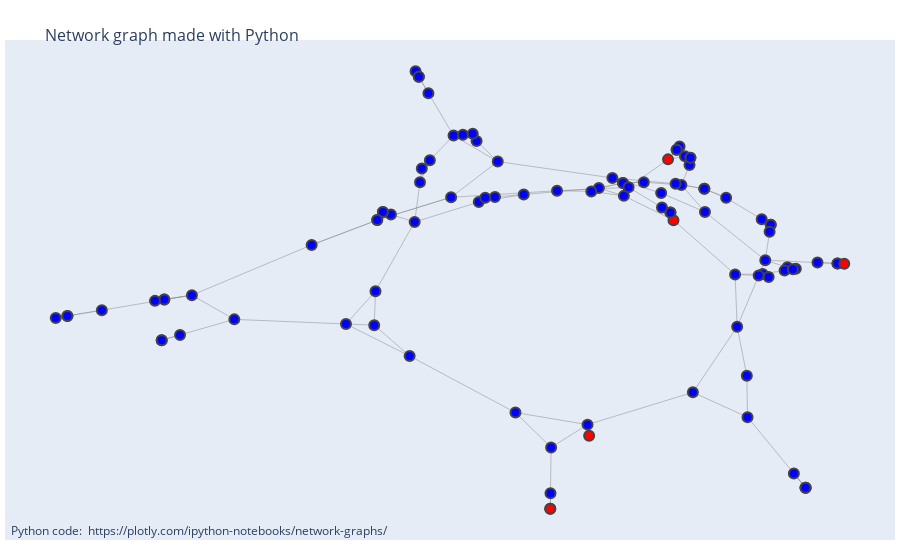

Notebook source saved alongside this figure:
### Code cell
G = nx.relaxed_caveman_graph(25, 4, 0.25, seed=42)
initial_infection(G, .05)
plot_infection(G)

### Figure 1 — Plotly figure (JSON) as saved in the notebook; plotly's stock layout.template omitted (floating-point values rounded to 4 significant figures; data arrays with more than 128 entries replaced by an {"elided": "..."} marker saying what was removed)
{"data": [{"hoverinfo": "none", "line": {"color": "#888", "width": 0.5}, "mode": "lines", "type": "scatter", "x": {"elided": "450 float values"}, "y": {"elided": "450 float values"}}, {"hoverinfo": "text", "marker": {"color": ["blue", "blue", "blue", "blue", "blue", "blue", "blue", "red", "blue", "blue", "blue", "blue", "blue", "blue", "blue", "blue", "blue", "blue", "blue", "blue", "blue", "blue", "blue", "blue", "blue", "blue", "blue", "blue", "blue", "blue", "blue", "blue", "blue", "blue", "blue", "blue", "blue", "blue", "blue", "red", "blue", "blue", "blue", "blue", "blue", "blue", "blue", "blue", "blue", "blue", "blue", "red", "blue", "blue", "blue", "blue", "blue", "blue", "blue", "blue", "blue", "blue", "blue", "blue", "blue", "blue", "blue", "blue", "blue", "blue", "blue", "blue", "blue", "blue", "blue", "blue", "blue", "blue", "blue", "blue", "blue", "blue", "blue", "blue", "red", "blue", "blue", "blue", "blue", "blue", "blue", "blue", "blue", "blue", "blue", "blue", "blue", "red", "blue", "blue"], "line": {"width": 2}, "size": 10}, "mode": "markers", "text": ["Infected: True", "Infected: True", "Infected: True", "Infected: True", "Infected: True", "Infected: True", "Infected: True", "Infected: True", "Infected: True", "Infected: True", "Infected: True", "Infected: True", "Infected: True", "Infected: True", "Infected: True", "Infected: True", "Infected: True", "Infected: True", "Infected: True", "Infected: True", "Infected: True", "Infected: True", "Infected: True", "Infected: True", "Infected: True", "Infected: True", "Infected: True", "Infected: True", "Infected: True", "Infected: True", "Infected: True", "Infected: True", "Infected: True", "Infected: True", "Infected: True", "Infected: True", "Infected: True", "Infected: True", "Infected: True", "Infected: True", "Infected: True", "Infected: True", "Infected: True", "Infected: True", "Infected: True", "Infected: True", "Infected: True", "Infected: True", "Infected: True", "Infected: True", "Infected: True", "Infected: True", "Infected: True", "Infected: True", "Infected: True", "Infected: True", "Infected: True", "Infected: True", "Infected: True", "Infected: True", "Infected: True", "Infected: True", "Infected: True", "Infected: True", "Infected: True", "Infected: True", "Infected: True", "Infected: True", "Infected: True", "Infected: True", "Infected: True", "Infected: True", "Infected: True", "Infected: True", "Infected: True", "Infected: True", "Infected: True", "Infected: True", "Infected: True", "Infected: True", "Infected: True", "Infected: True", "Infected: True", "Infected: True", "Infected: True", "Infected: True", "Infected: True", "Infected: True", "Infected: True", "Infected: True", "Infected: True", "Infected: True", "Infected: True", "Infected: True", "Infected: True", "Infected: True", "Infected: True", "Infected: True", "Infected: True", "Infected: True"], "type": "scatter", "x": [-0.2723, -0.3184, -0.334, -0.334, 0.4089, -0.008823, -0.008411, -0.008823, 0.4019, 0.4194, 0.4194, 0.4173, 0.3502, 0.4038, 0.396, 0.4154, -0.06039, -0.1477, -0.1162, -0.1351, 0.4644, 0.4872, 0.4872, 0.4872, -0.2455, -0.2705, -0.2642, -0.2642, -0.1109, -0.1967, -0.152, -0.1785, 0.2459, -0.2584, -0.2428, -0.2619, 0.5492, 0.5104, 0.5492, 0.5623, -0.88, -0.9469, -0.9695, -0.9469, -0.345, -0.2015, -0.4724, -0.345, 0.06358, -0.07641, -0.007193, 0.0667, 0.3744, 0.2683, 0.3542, 0.373, 0.1324, 0.1324, 0.08562, 0.1729, -0.3508, -0.3484, -0.4057, -0.282, 0.4518, 0.4464, 0.4682, 0.4627, 0.1342, 0.1433, 0.07089, 0.004312, -0.705, -0.7587, -0.7587, -0.7768, -0.6226, -0.7637, -0.728, -0.7637, 0.2529, 0.2617, 0.2634, 0.2634, 0.22, 0.2424, 0.2367, 0.2367, 0.2905, 0.3328, 0.2346, 0.2905, 0.1119, 0.2917, -0.1594, 0.2066, 0.2246, 0.2305, 0.2246, 0.2082], "y": [0.1235, 0.1526, 0.1625, 0.1625, -0.02614, -1, -0.939, -1.0, 0.1343, 0.113, 0.113, 0.08481, -0.08195, -0.07991, -0.08637, -0.09198, 0.2312, 0.2017, 0.2216, 0.2183, -0.8617, -0.9177, -0.9177, -0.9177, 0.6282, 0.714, 0.6922, 0.6922, 0.3602, 0.4619, 0.4405, 0.4654, 0.2684, 0.3326, 0.3654, 0.2795, -0.03918, -0.03556, -0.03918, -0.04041, -0.2221, -0.2447, -0.2524, -0.2447, 0.131, 0.2204, 0.03357, 0.131, -0.6705, -0.6233, -0.7597, -0.714, -0.6412, -0.544, -0.2871, -0.4787, 0.2762, 0.2762, 0.2562, 0.2793, -0.2808, -0.1475, -0.2762, -0.4016, -0.05426, -0.06655, -0.05965, -0.0614, 0.2258, 0.2592, 0.2433, 0.2459, -0.1633, -0.1799, -0.1799, -0.1856, -0.2581, -0.3397, -0.319, -0.3397, 0.3807, 0.3466, 0.3751, 0.3751, 0.3688, 0.4191, 0.4063, 0.4063, 0.2533, 0.2181, 0.2731, 0.2533, 0.296, 0.163, 0.4692, 0.2367, 0.1604, 0.1306, 0.1604, 0.1804]}], "layout": {"annotations": [{"showarrow": false, "text": "Python code: <a href='https://plotly.com/ipython-notebooks/network-graphs/'> https://plotly.com/ipython-notebooks/network-graphs/</a>", "x": 0.005, "xref": "paper", "y": -0.002, "yref": "paper"}], "hovermode": "closest", "margin": {"b": 20, "l": 5, "r": 5, "t": 40}, "showlegend": false, "title": {"font": {"size": 16}, "text": "<br>Network graph made with Python"}, "xaxis": {"showgrid": false, "showticklabels": false, "zeroline": false}, "yaxis": {"showgrid": false, "showticklabels": false, "zeroline": false}}}
